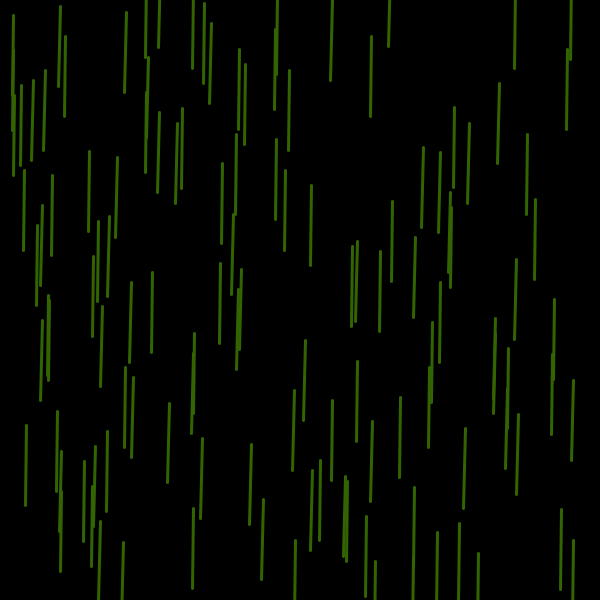
Frame 1 (no input)
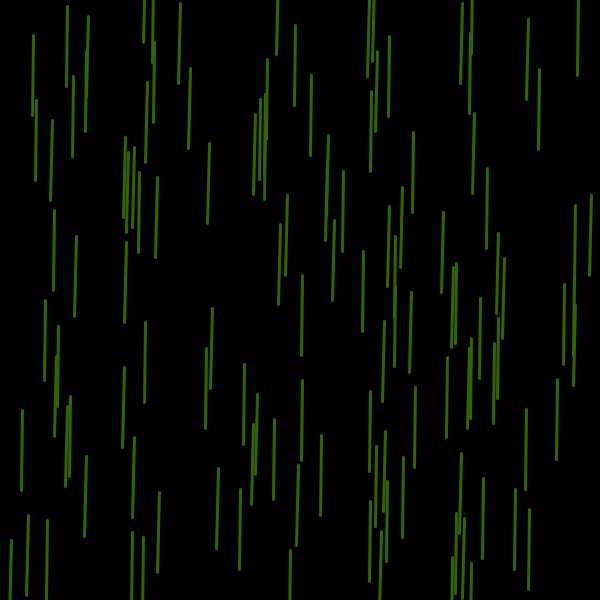
Frame 60 (the mouse pressed at the canvas centre just before this capture)
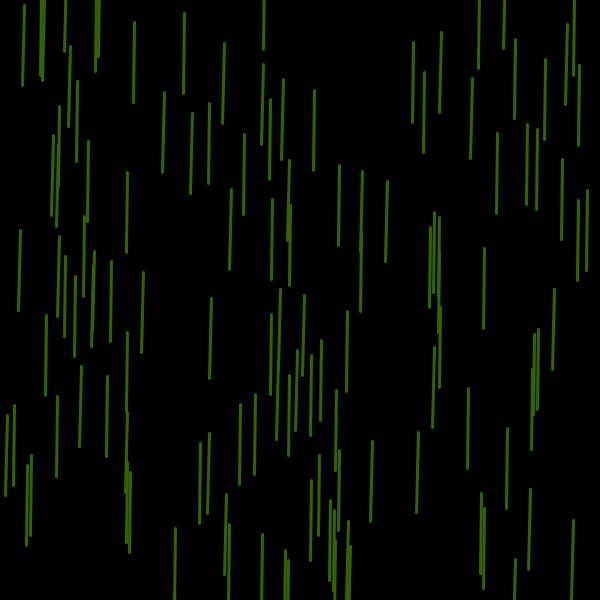
Frame 120 (the mouse held since frame 60 and released just before this capture)

The Processing sketch that drew these frames (run headless with seeded random() and noise(); from frame 60 on, the mouse is pressed at the canvas centre):

// Processing sketch: processing_163756
// ── processing_163756.pde

void setup()
{
  size(600, 600);
  frameRate(15);
}
 
void draw()
{
  background(0);
  
   
   
  rotate(radians(1));
   
  for (float a=0; a<width; a+=5) {
    float rainB = random(5, width);
    float rainC= random (40, 15);
 
    stroke(50,100,2);
    strokeWeight(3);
    line ( rainB, a+rainC, rainB, a-rainC);
 
  }
  
}
